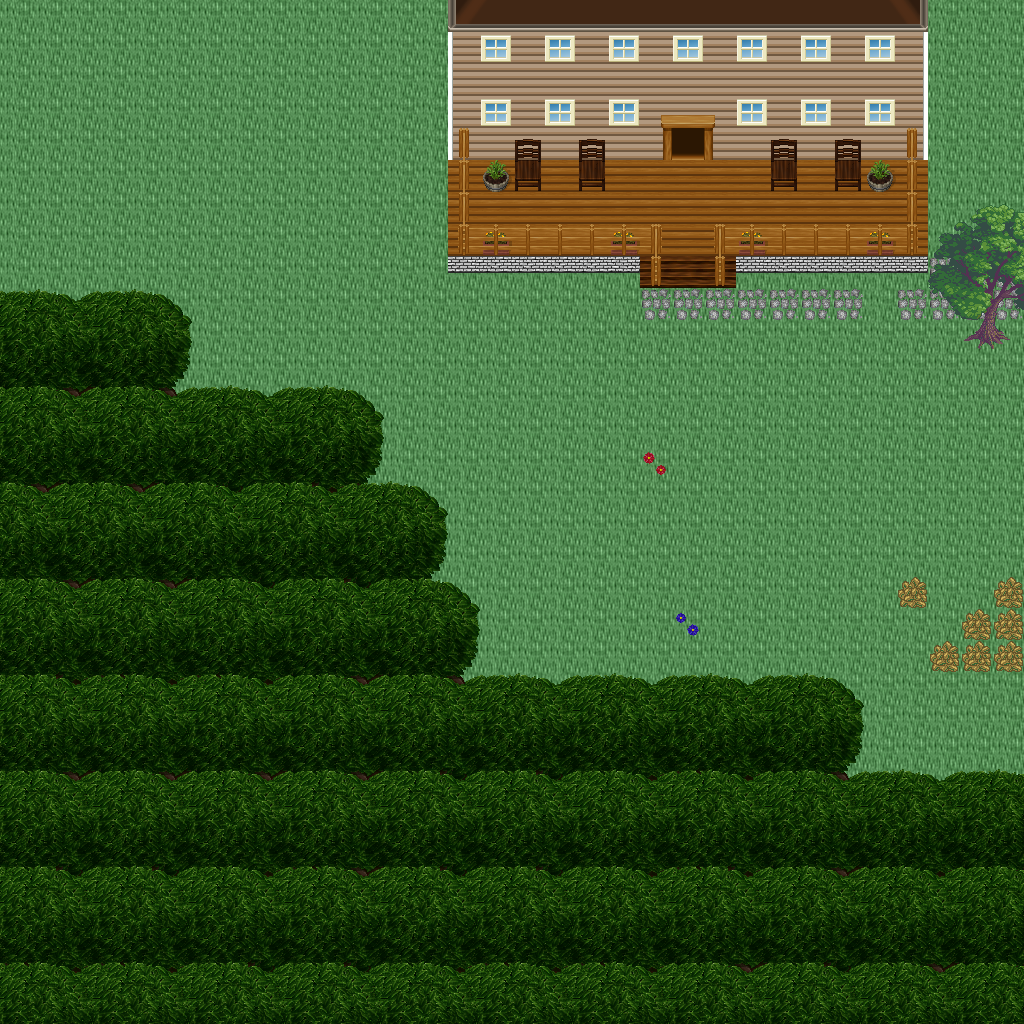

Below is a game level as drawn by its tile map, then a one-line description and the .tmx that defines it (tile-layer data replaced by summaries):
An orthogonal 32x32 tile map with 32x32 px tiles, 5 tile layers (Ground, Objects, Objects2, Above, ...), 1 hidden layer not drawn, 49 tilesets.

<map version="1.10" tiledversion="1.11.0" orientation="orthogonal" renderorder="right-down" width="32" height="32" tilewidth="32" tileheight="32" infinite="0" nextlayerid="11" nextobjectid="1">
 <tileset firstgid="1" name="ground_ground" tilewidth="32" tileheight="32" tilecount="33" columns="3">
  <image source="../drawable/ground_ground.png" width="96" height="352" />
 </tileset>
 <tileset firstgid="34" name="building_wall_old_wood" tilewidth="32" tileheight="32" tilecount="9" columns="3">
  <image source="../drawable/building_wall_old_wood.png" width="96" height="96" />
 </tileset>
 <tileset firstgid="43" name="building_fence_fence_wooden" tilewidth="32" tileheight="32" tilecount="12" columns="3">
  <image source="../drawable/building_fence_fence_wooden.png" width="96" height="128" />
 </tileset>
 <tileset firstgid="55" name="building_fence_fence_chunky" tilewidth="32" tileheight="32" tilecount="21" columns="3">
  <image source="../drawable/building_fence_fence_chunky.png" width="96" height="224" />
 </tileset>
 <tileset firstgid="76" name="plant_stump_stump_brown" tilewidth="32" tileheight="32" tilecount="4" columns="2">
  <image source="../drawable/plant_stump_stump_brown.png" width="64" height="64" />
 </tileset>
 <tileset firstgid="80" name="ground_earth_edges" tilewidth="32" tileheight="32" tilecount="18" columns="6">
  <image source="../drawable/ground_earth_edges.png" width="192" height="96" />
 </tileset>
 <tileset firstgid="98" name="ground_grass_corners" tilewidth="32" tileheight="32" tilecount="24" columns="6">
  <image source="../drawable/ground_grass_corners.png" width="192" height="128" />
 </tileset>
 <tileset firstgid="122" name="ground_grass_edges" tilewidth="32" tileheight="32" tilecount="36" columns="12">
  <image source="../drawable/ground_grass_edges.png" width="384" height="96" />
 </tileset>
 <tileset firstgid="158" name="plant_tree_apple_tree" tilewidth="32" tileheight="32" tilecount="9" columns="3">
  <image source="../drawable/plant_tree_apple_tree.png" width="96" height="96" />
 </tileset>
 <tileset firstgid="167" name="plant_tree_chestnut_tree" tilewidth="32" tileheight="32" tilecount="20" columns="4">
  <image source="../drawable/plant_tree_chestnut_tree.png" width="128" height="160" />
 </tileset>
 <tileset firstgid="187" name="plant_tree_crack_willow" tilewidth="32" tileheight="32" tilecount="20" columns="4">
  <image source="../drawable/plant_tree_crack_willow.png" width="128" height="160" />
 </tileset>
 <tileset firstgid="207" name="furniture_chair_bench_iron" tilewidth="32" tileheight="32" tilecount="4" columns="2">
  <image source="../drawable/furniture_chair_bench_iron.png" width="64" height="64" />
 </tileset>
 <tileset firstgid="211" name="furniture_chair_bench_iron_reverse" tilewidth="32" tileheight="32" tilecount="4" columns="2">
  <image source="../drawable/furniture_chair_bench_iron_reverse.png" width="64" height="64" />
 </tileset>
 <tileset firstgid="215" name="object_hay_cart" tilewidth="32" tileheight="32" tilecount="1" columns="1">
  <image source="../drawable/object_hay_cart.png" width="32" height="32" />
 </tileset>
 <tileset firstgid="216" name="building_wall_walls_siding" tilewidth="32" tileheight="32" tilecount="16" columns="4">
  <image source="../drawable/building_wall_walls_siding.png" width="128" height="128" />
 </tileset>
 <tileset firstgid="232" name="building_roof_brown" tilewidth="32" tileheight="32" tilecount="20" columns="5">
  <image source="../drawable/building_roof_brown.png" width="160" height="128" />
 </tileset>
 <tileset firstgid="252" name="building_door_door" tilewidth="32" tileheight="32" tilecount="6" columns="3">
  <image source="../drawable/building_door_door.png" width="96" height="64" />
 </tileset>
 <tileset firstgid="258" name="item_tools" tilewidth="32" tileheight="32" tilecount="9" columns="3">
  <image source="../drawable/item_tools.png" width="96" height="96" />
 </tileset>
 <tileset firstgid="267" name="ground_cobbled_paving" tilewidth="32" tileheight="32" tilecount="1" columns="1">
  <image source="../drawable/ground_cobbled_paving.png" width="32" height="32" />
 </tileset>
 <tileset firstgid="268" name="item_bazaar_produce" tilewidth="32" tileheight="32" tilecount="4" columns="2">
  <image source="../drawable/item_bazaar_produce.png" width="64" height="64" />
 </tileset>
 <tileset firstgid="272" name="item_sacks" tilewidth="32" tileheight="32" tilecount="2" columns="2">
  <image source="../drawable/item_sacks.png" width="64" height="32" />
 </tileset>
 <tileset firstgid="274" name="building_barnyard" tilewidth="32" tileheight="32" tilecount="200" columns="8">
  <image source="../drawable/building_barnyard.png" width="256" height="800" />
 </tileset>
 <tileset firstgid="474" name="plant_flower_planted_containers" tilewidth="32" tileheight="32" tilecount="16" columns="4">
  <image source="../drawable/plant_flower_planted_containers.png" width="128" height="128" />
 </tileset>
 <tileset firstgid="490" name="furniture_chair_wooden_rustic" tilewidth="32" tileheight="32" tilecount="8" columns="4">
  <image source="../drawable/furniture_chair_wooden_rustic.png" width="128" height="64" />
 </tileset>
 <tileset firstgid="498" name="furniture_table_brick_base" tilewidth="32" tileheight="32" tilecount="3" columns="3">
  <image source="../drawable/furniture_table_brick_base.png" width="96" height="32" />
 </tileset>
 <tileset firstgid="501" name="building_stairs_wooden_stairs" tilewidth="32" tileheight="32" tilecount="9" columns="3">
  <image source="../drawable/building_stairs_wooden_stairs.png" width="96" height="96" />
 </tileset>
 <tileset firstgid="510" name="plant_tree_maple_tree" tilewidth="32" tileheight="32" tilecount="72" columns="8">
  <image source="../drawable/plant_tree_maple_tree.png" width="256" height="288" />
 </tileset>
 <tileset firstgid="582" name="building_decoration_chimney_big" tilewidth="32" tileheight="32" tilecount="2" columns="1">
  <image source="../drawable/building_decoration_chimney_big.png" width="32" height="64" />
 </tileset>
 <tileset firstgid="584" name="logic_item_corn" tilewidth="32" tileheight="32" tilecount="5" columns="5">
  <image source="../drawable/logic_item_corn.png" width="160" height="32" />
 </tileset>
 <tileset firstgid="589" name="logic_collision" tilewidth="32" tileheight="32" tilecount="1" columns="1">
  <image source="../drawable/logic_collision.png" width="32" height="32" />
 </tileset>
 <tileset firstgid="590" name="plant_bush_bushes" tilewidth="32" tileheight="32" tilecount="10" columns="5">
  <image source="../drawable/plant_bush_bushes.png" width="160" height="64" />
 </tileset>
 <tileset firstgid="600" name="logic_item_vegetable" tilewidth="32" tileheight="32" tilecount="16" columns="8">
  <image source="../drawable/logic_item_vegetable.png" width="256" height="64" />
 </tileset>
 <tileset firstgid="616" name="plant_flower_daisy_blue" tilewidth="32" tileheight="32" tilecount="8" columns="2">
  <image source="../drawable/plant_flower_daisy_blue.png" width="64" height="128" />
 </tileset>
 <tileset firstgid="624" name="plant_flower_daisy_red" tilewidth="32" tileheight="32" tilecount="8" columns="2">
  <image source="../drawable/plant_flower_daisy_red.png" width="64" height="128" />
 </tileset>
 <tileset firstgid="632" name="plant_flower_daisy_white" tilewidth="32" tileheight="32" tilecount="8" columns="2">
  <image source="../drawable/plant_flower_daisy_white.png" width="64" height="128" />
 </tileset>
 <tileset firstgid="640" name="plant_flower_daisy_yellow" tilewidth="32" tileheight="32" tilecount="8" columns="2">
  <image source="../drawable/plant_flower_daisy_yellow.png" width="64" height="128" />
 </tileset>
 <tileset firstgid="648" name="plant_tree_tree_darkgreen" tilewidth="32" tileheight="32" tilecount="88" columns="8">
  <image source="../drawable/plant_tree_tree_darkgreen.png" width="256" height="352" />
 </tileset>
 <tileset firstgid="736" name="logic_creature_animal" tilewidth="32" tileheight="32" tilecount="32" columns="8">
  <image source="../drawable/logic_creature_animal.png" width="256" height="128" />
 </tileset>
 <tileset firstgid="768" name="logic_creature_rodent" tilewidth="32" tileheight="32" tilecount="8" columns="8">
  <image source="../drawable/logic_creature_rodent.png" width="256" height="32" />
 </tileset>
 <tileset firstgid="776" name="logic_creature_farm_animal" tilewidth="32" tileheight="32" tilecount="16" columns="8">
  <image source="../drawable/logic_creature_farm_animal.png" width="256" height="64" />
 </tileset>
 <tileset firstgid="792" name="ground_green_paving" tilewidth="32" tileheight="32" tilecount="18" columns="3">
  <image source="../drawable/ground_green_paving.png" width="96" height="192" />
 </tileset>
 <tileset firstgid="810" name="logic_protection" tilewidth="32" tileheight="32" tilecount="2" columns="2">
  <image source="../drawable/logic_protection.png" width="64" height="32" />
 </tileset>
 <tileset firstgid="812" name="item_hen_nest" tilewidth="32" tileheight="32" tilecount="1" columns="1">
  <image source="../drawable/item_hen_nest.png" width="32" height="32" />
 </tileset>
 <tileset firstgid="813" name="logic_item_dairy" tilewidth="32" tileheight="32" tilecount="1" columns="1">
  <image source="../drawable/logic_item_dairy.png" width="32" height="32" />
 </tileset>
 <tileset firstgid="814" name="light_door_light_ew" tilewidth="32" tileheight="32" tilecount="18" columns="6">
  <image source="../drawable/light_door_light_ew.png" width="192" height="96" />
 </tileset>
 <tileset firstgid="832" name="light_door_light" tilewidth="32" tileheight="32" tilecount="12" columns="3">
  <image source="../drawable/light_door_light.png" width="96" height="128" />
 </tileset>
 <tileset firstgid="844" name="item_firewood" tilewidth="32" tileheight="32" tilecount="12" columns="3">
  <image source="../drawable/item_firewood.png" width="96" height="128" />
 </tileset>
 <tileset firstgid="856" name="furniture_sink_manger" tilewidth="32" tileheight="32" tilecount="18" columns="6">
  <image source="../drawable/furniture_sink_manger.png" width="192" height="96" />
 </tileset>
 <tileset firstgid="874" name="logic_creature_fowl" tilewidth="32" tileheight="32" tilecount="6" columns="6">
  <image source="../drawable/logic_creature_fowl.png" width="192" height="32" />
 </tileset>
 <layer id="1" name="Ground" width="32" height="32">
  <data>[1024 cells, 1024 non-empty, 2 distinct tile ids]</data>
 </layer>
 <layer id="2" name="Objects" width="32" height="32">
  <data>[1024 cells, 266 non-empty, 22 distinct tile ids]</data>
 </layer>
 <layer id="3" name="Objects2" width="32" height="32">
  <data>[1024 cells, 37 non-empty, 12 distinct tile ids]</data>
 </layer>
 <layer id="4" name="Above" width="32" height="32">
  <data>[1024 cells, 521 non-empty, 34 distinct tile ids]</data>
 </layer>
 <layer id="5" name="Above2" width="32" height="32">
  <data>[1024 cells, 4 non-empty, 2 distinct tile ids]</data>
 </layer>
 <layer id="6" name="Walkable" width="32" height="32" visible="0">
  <data>[1024 cells, 548 non-empty, 1 distinct tile ids]</data>
 </layer>
 <objectgroup id="7" name="Mapevents" />
 <objectgroup id="8" name="Spawn" />
 <objectgroup id="9" name="Keys" />
 <objectgroup id="10" name="Replace" />
</map>
